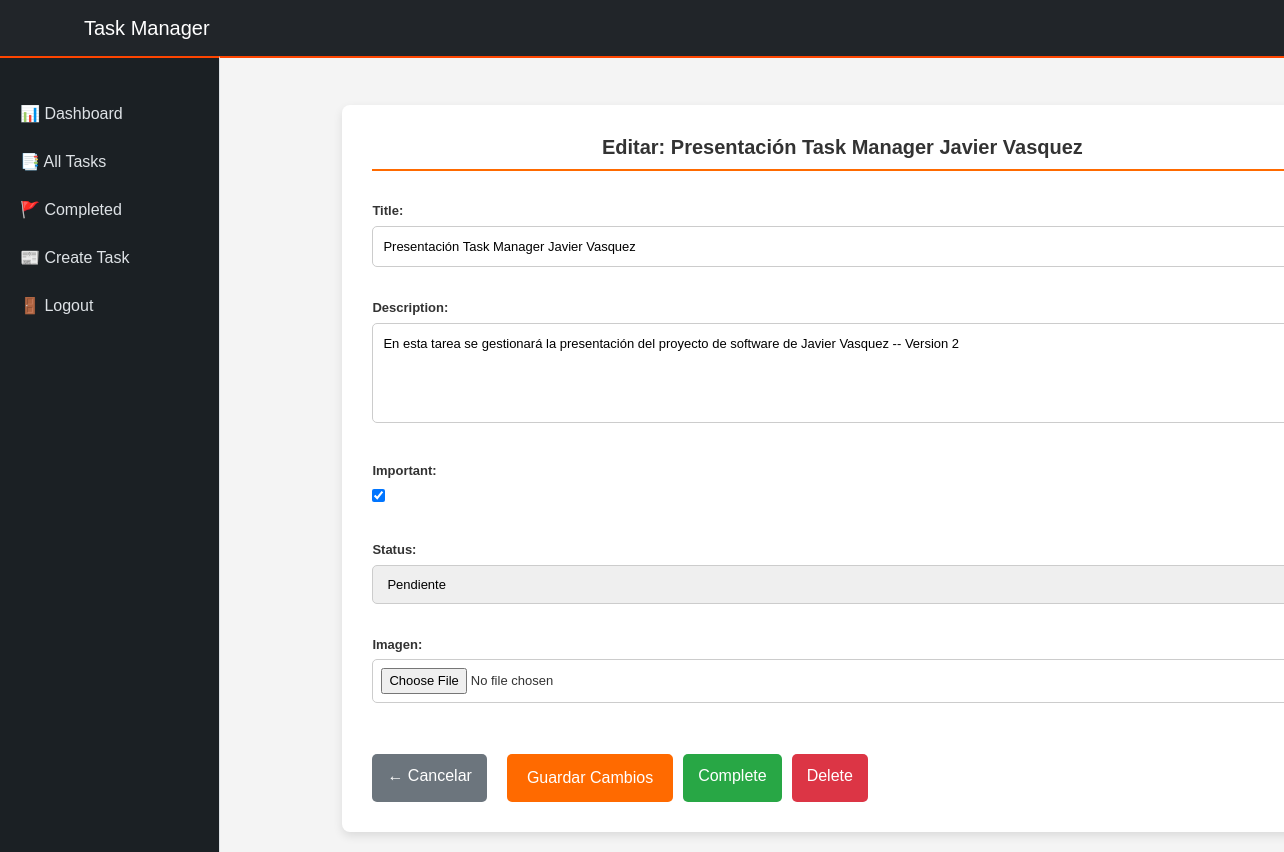
The app's page /tasks/14/edit/ (signed in), older data.
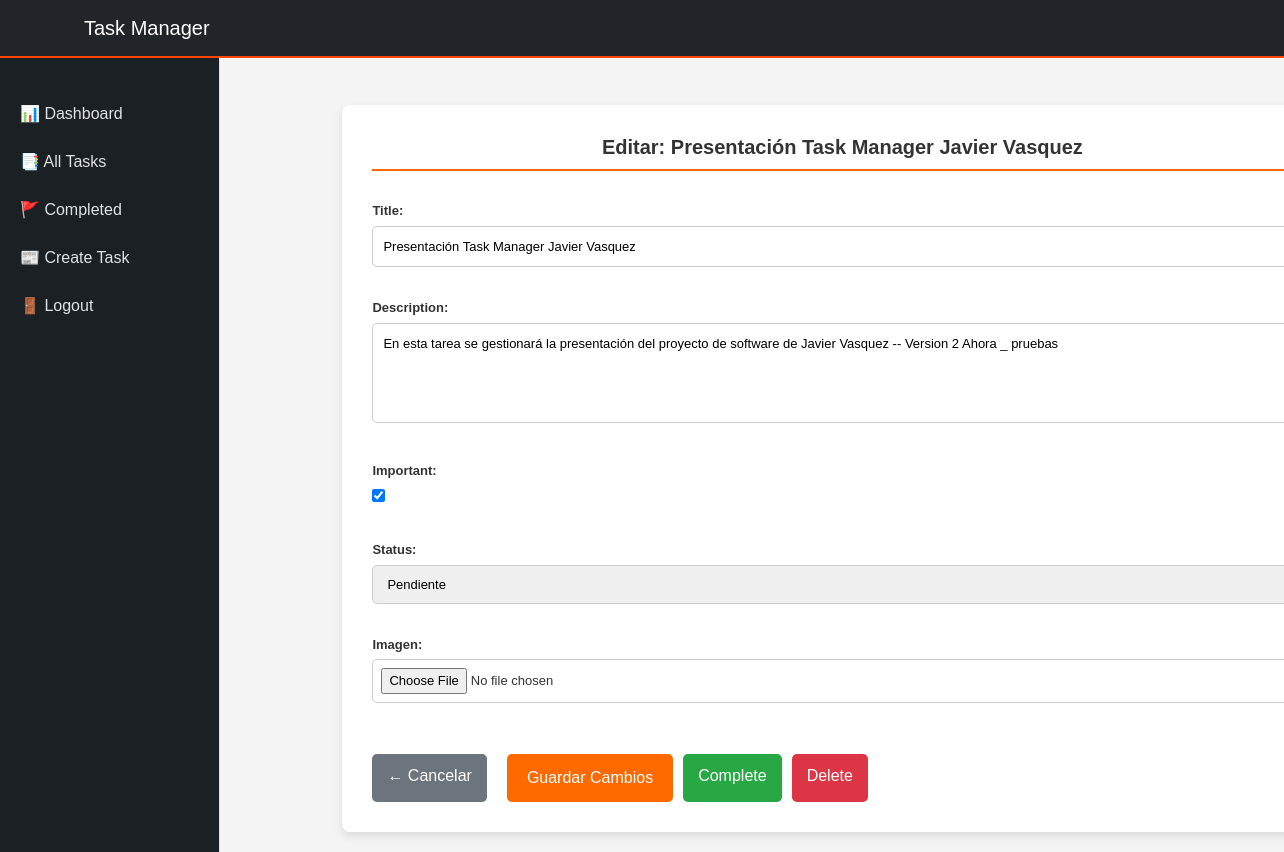
The same page, newer data.
### tasks/models.py (models this page shows, shortened)
class Task(models.Model):
  title = models.CharField(max_length=200)
  description = models.TextField(max_length=10000)
  created = models.DateTimeField(auto_now_add=True)
  datecompleted = models.DateTimeField(null=True, blank=True)
  important = models.BooleanField(default=False)
  user = models.ForeignKey(User, on_delete=models.CASCADE)
  status = models.CharField(max_length=75, default='pendiente')
  imagen = models.ImageField(upload_to='productos/', blank=True, null=True)

### tasks/views.py (the view, shortened to what this page needs)
# urls.py: path('tasks/<int:task_id>/edit/', views.edit_tasks, name='edit_tasks'),
@login_required
def edit_tasks(request, task_id):
    print(f"DEBUG: edit_tasks llamada con task_id={task_id}")
    print(f"DEBUG: Método: {request.method}")
    if request.method == 'GET':
        task = get_object_or_404(Task, pk=task_id, user=request.user)
        print(f"DEBUG: Tarea encontrada: {task.title}")
        form = TaskForm(instance=task)
        print(f"DEBUG: Formulario creado: {form}")
        print("DEBUG: Renderizando template edit_task.html")
        return render(request, 'edit_task.html', {'task': task, 'form': form})

### tasks/forms.py
class TaskForm(forms.ModelForm):
    class Meta:
        model = Task
        fields = ['title', 'description', 'important', 'status', 'imagen']
        widgets = {
            'title': forms.TextInput(attrs={'placeholder': 'Título de la tarea'}),
            'description': forms.Textarea(attrs={'placeholder': 'Descripción de la tarea', 'rows': 4}),
            'status': forms.Select(choices=[
                ('pendiente', 'Pendiente'),
                ('en_proceso', 'En Proceso'),
                ('completada', 'Completada'),
            ]),
            'important': forms.CheckboxInput(),
            'imagen': forms.FileInput(attrs={'accept': 'image/*'}),
        }

### tasks/templates/edit_task.html (shortened to what this page needs)
{% extends 'base_lateral_panel.html' %}
{% block content %}
<div class="main-container">
    <h1 class="task-title">Editar: {{ task.title }}</h1>
    <form method="POST" enctype="multipart/form-data" class="task-form">
        {{ form.as_p }}
        <div class="button-group">
            <a href="{% url 'tasks' %}" class="btn-back">← Cancelar</a>
            <button type="submit" class="btn-update">Guardar Cambios</button>
            <a href="{% url 'complete_task' task.id %}" class="btn btn-complete">Complete</a>
            <a href="{% url 'delete_task' task.id %}" class="btn btn-delete">Delete</a>
        </div>
    </form>
</div>
{% endblock %}

Row changes from the older to the newer data that the page shows:
changed Task "Presentación Task Manager Javier Vasquez": description "En esta tarea se gestionará la presentación del proyecto de software de Javier Vasquez -- Version 2" → "En esta tarea se gestionará la presentación del proyecto de software de Javier Vasquez -- Version 2 Ahora _ pruebas"
